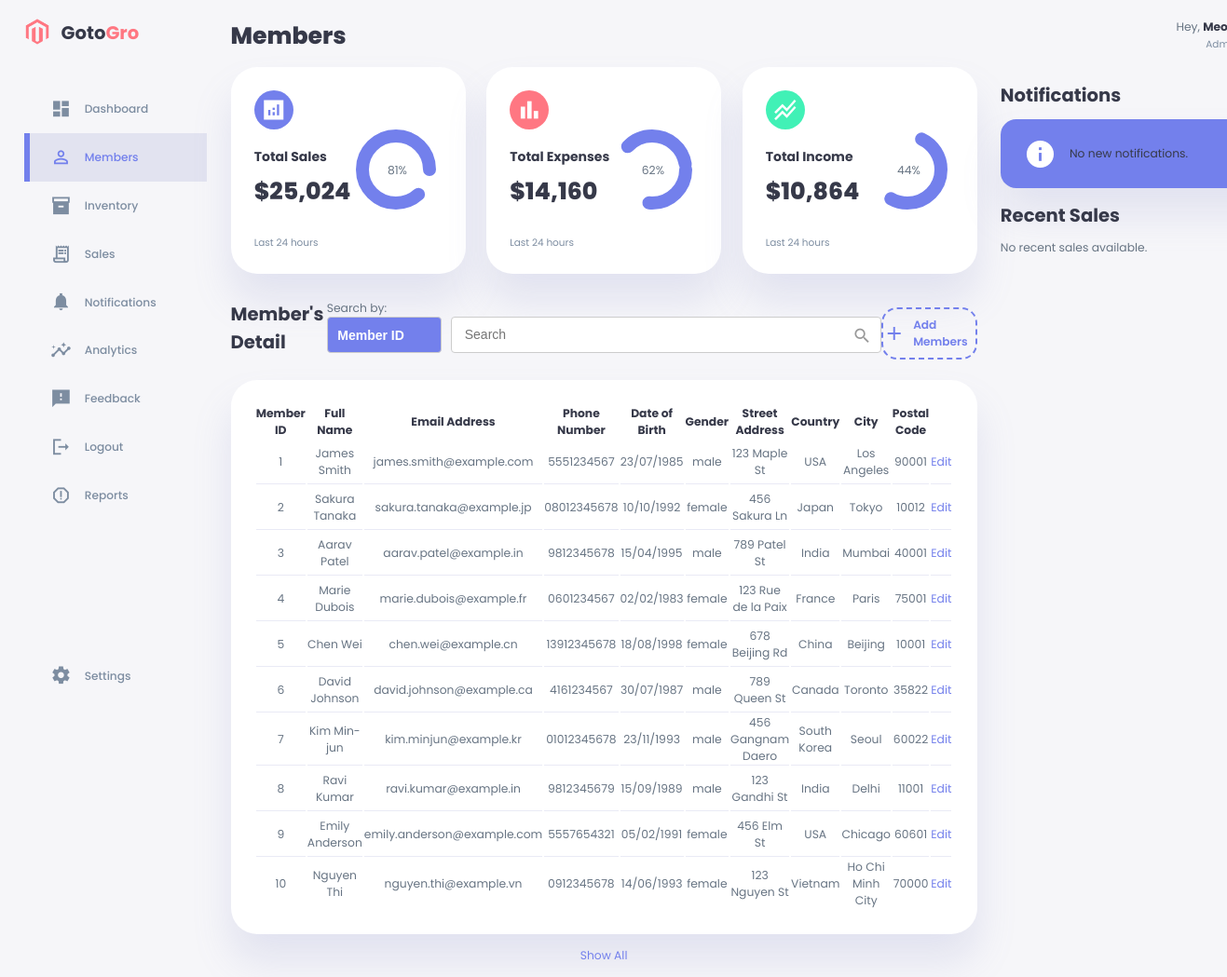
The page /members.php on the database as committed earlier.
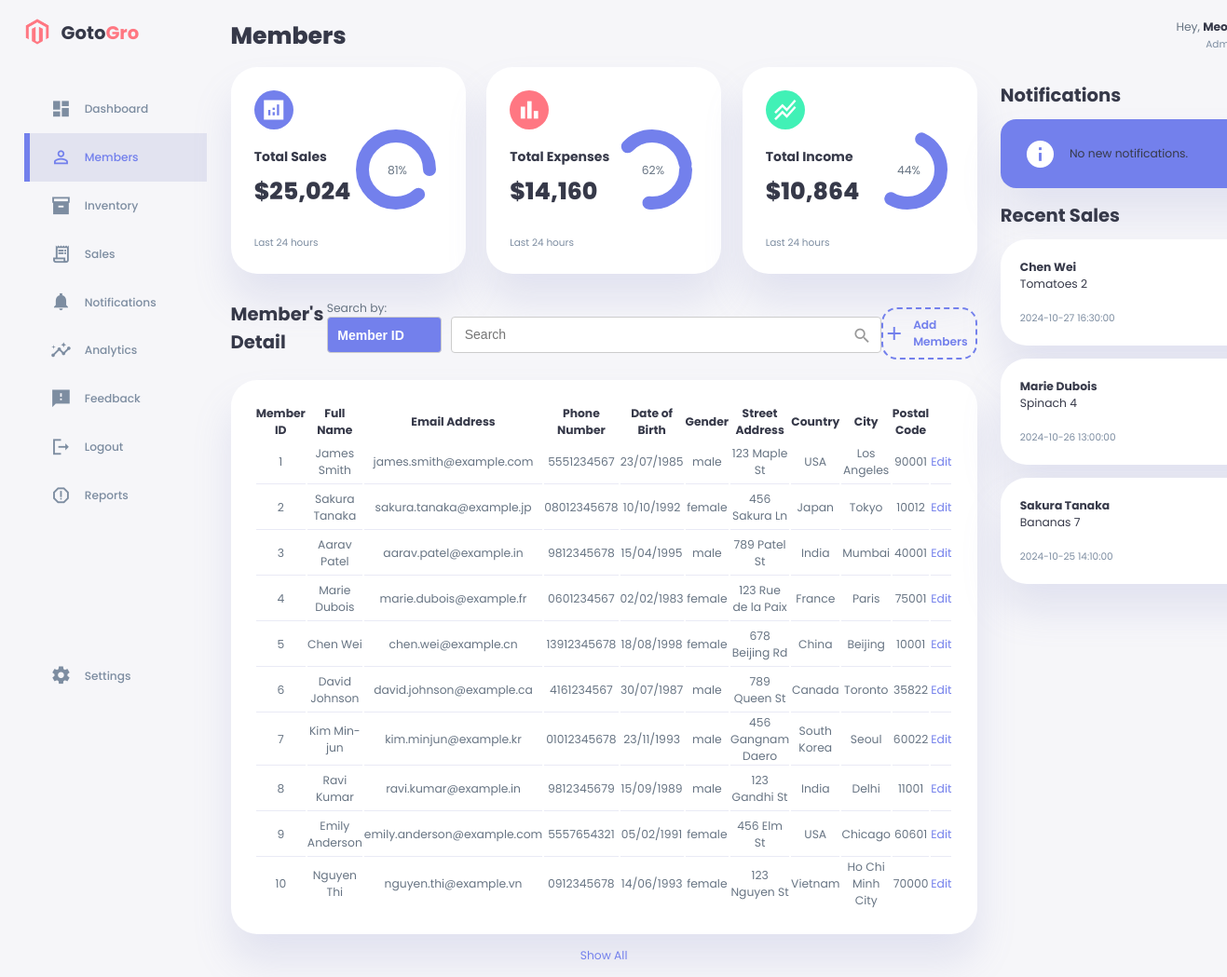
The same page on the database as committed later.
### tables this page shows
CREATE TABLE IF NOT EXISTS members (
	Member_ID INT(5) NOT NULL AUTO_INCREMENT PRIMARY KEY,
	Full_Name VARCHAR(50) NOT NULL,
	Email_Address VARCHAR(50) NOT NULL,
	Phone_Number VARCHAR(12) NOT NULL,
	DOB VARCHAR(10) NOT NULL,
	Gender VARCHAR(7) NOT NULL,
	Street_Address VARCHAR(50) NOT NULL,
	Country VARCHAR(50) NOT NULL,
	City VARCHAR(50) NOT NULL,
	Postal_Code INT(5) NOT NULL
);

CREATE TABLE IF NOT EXISTS sales (
    Sales_ID INT(5) NOT NULL AUTO_INCREMENT PRIMARY KEY,
    Member_ID INT(5) NOT NULL, 
    Item_ID INT(5) NOT NULL,
    Quantity INT(5) NOT NULL,
    Price_per_Unit DECIMAL(10, 2) NOT NULL,
    Total_Price DECIMAL(10, 2) GENERATED ALWAYS AS (Quantity * Price_per_Unit) STORED,
    Sale_Date TIMESTAMP DEFAULT CURRENT_TIMESTAMP NOT NULL,
    Payment_Method VARCHAR(50) NOT NULL,
    Staff_ID INT(5) NOT NULL,
    FOREIGN KEY (Member_ID) REFERENCES members(Member_ID),
    FOREIGN KEY (Item_ID) REFERENCES inventory(Item_ID)
);

CREATE TABLE IF NOT EXISTS inventory (
    Item_ID INT(5) NOT NULL AUTO_INCREMENT PRIMARY KEY,
    Name VARCHAR(100) NOT NULL,
    Quantity INT(5) NOT NULL,
    Retail_Price DECIMAL(10, 2) NOT NULL,
    Selling_Price DECIMAL(10, 2) NOT NULL,
    Supplier VARCHAR(100) NOT NULL,
    Category VARCHAR(50) NOT NULL,
    Brand VARCHAR(50) NOT NULL,
    Reorder_Level INT(5) NOT NULL
);

### members.php (the view, shortened to what the changed rows need)
<?php
require_once('settings.php');
$conn = new mysqli($host, $user, $pwd, $sql_db);
$limit = 10;
if (isset($_GET['show']) && $_GET['show'] === 'all') {
    $sql = "SELECT * FROM members";
    $show_all = true;
} else {
    $sql = "SELECT * FROM members LIMIT $limit";
}
$result = $conn->query($sql);
$salesQuery = "SELECT members.Member_ID, members.Full_Name, inventory.Item_ID, inventory.Name, sales.Quantity, sales.Sale_Date, sales.Sales_ID
               FROM sales
               JOIN members ON sales.Member_ID = members.Member_ID
               JOIN inventory ON sales.Item_ID = inventory.Item_ID
               ORDER BY Sale_Date DESC LIMIT 3";
$salesResult = $conn->query($salesQuery);
?>
<!DOCTYPE html>
<html lang="en">
<head>
    <link rel="stylesheet" href="./style.css" />
    <link rel="stylesheet" href="./member.css" />
    <link rel="stylesheet" href="./memberform.css" />
</head>
<body>
    <div class="container">
        <aside>
            <div class="top">
                <div class="logo">
                    <h2>Goto<span class="danger">Gro</span></h2>
                </div>
            </div>
        </aside>
        <main>
            <h1>Members</h1>
            <div class="insights">
                <div class="sales">
                    <div class="middle">
                        <div class="left">
                            <h1>$25,024</h1>
                        </div>
                    </div>
                </div>
                <div class="expenses">
                    <div class="middle">
                        <div class="left">
                            <h1>$14,160</h1>
                        </div>
                    </div>
                </div>
                <div class="income">
                    <div class="middle">
                        <div class="left">
                            <h1>$10,864</h1>
                        </div>
                    </div>
                </div>
            </div>
            <div class="member-container">
                <div class="member-detail">
                    <div class="member-detail-header">
                        <h2>Member's Detail</h2>
                    </div>
                    <table id="member-detail--table">
                        <thead>
                            <tr>
                                <th>Member ID</th>
                                <th>Full Name</th>
                                <th>Email Address</th>
                                <th>Phone Number</th>
                                <th>Date of Birth</th>
                                <th>Gender</th>
                                <th>Street Address</th>
                                <th>Country</th>
                                <th>City</th>
                                <th>Postal Code</th>
                                <th></th>
                            </tr>
                        </thead>
                        <tbody>
                            <?php
                            if (isset($_GET['search_bar'])) {
                                $search_term = $conn->real_escape_string($_GET['search_bar']);
                                $search_column = $_GET['search-column'];
                                $sql_search = "SELECT * FROM members WHERE $search_column LIKE '%$search_term%'";
                                $result_search = $conn->query($sql_search);
                                if ($result_search->num_rows > 0) {
                                    while ($row = $result_search->fetch_assoc()) {
                                        echo "<tr>";
                                        echo "<td>" . htmlspecialchars($row['Member_ID']) . "</td>";
                                        echo "<td>" . htmlspecialchars($row['Full_Name']) . "</td>";
                                        echo "<td>" . htmlspecialchars($row['Email_Address']) . "</td>";
                                        echo "<td>" . htmlspecialchars($row['Phone_Number']) . "</td>";
                                        echo "<td>" . htmlspecialchars($row['DOB']) . "</td>";
                                        echo "<td>" . htmlspecialchars($row['Gender']) . "</td>";
                                        echo "<td>" . htmlspecialchars($row['Street_Address']) . "</td>";
                                        echo "<td>" . htmlspecialchars($row['Country']) . "</td>";
                                        echo "<td>" . htmlspecialchars($row['City']) . "</td>";
                                        echo "<td>" . htmlspecialchars($row['Postal_Code']) . "</td>";
                                        echo "<td><a class='edit-member' onclick=\"requestMemberInfo(this)\" data-member-id='" . htmlspecialchars($row["Member_ID"]) . "'>Edit</a></td>";
                                        echo "</tr>";
                                    }
                                } else {
                                    echo "No results found.";
                                }
                            } else {
                                if ($result->num_rows > 0) {
                                    while ($row = $result->fetch_assoc()) {
                                        echo "<tr>";
                                        echo "<td>" . $row["Member_ID"] . "</td>";
                                        echo "<td>" . $row["Full_Name"] . "</td>";
                                        echo "<td>" . $row["Email_Address"] . "</td>";
                                        echo "<td>" . $row["Phone_Number"] . "</td>";
                                        echo "<td>" . $row["DOB"] . "</td>";
                                        echo "<td>" . $row["Gender"] . "</td>";
                                        echo "<td>" . $row["Street_Address"] . "</td>";
                                        echo "<td>" . $row["Country"] . "</td>";
                                        echo "<td>" . $row["City"] . "</td>";
                                        echo "<td>" . $row["Postal_Code"] . "</td>";
                                        echo "<td><a class='edit-member' onclick=\"requestMemberInfo(this)\" data-member-id='" . $row["Member_ID"] . "'>Edit</a></td>";
                                        echo "</tr>";
                                    }
                                }
                            }
                            ?>
                        </tbody>
                    </table>
                </div>
            </div>
        </main>
        <div class="right">
            <div class="notification-section">
                <h2>Notifications
                </h2>
            </div>
            <div class="recent-sales">
                <h2>Recent Sales</h2>
                <?php if ($salesResult && $salesResult->num_rows > 0): ?>
                    <?php while ($row = $salesResult->fetch_assoc()): ?>
                        <div class="updates">
                            <a href="sales.php?Sales_ID=<?php echo $row['Sales_ID']; ?>">
                                <div class="message">
                                    <b><?php echo htmlspecialchars($row['Full_Name']); ?></b><br>
                                    <span><?php echo htmlspecialchars($row['Name']) . ' ' . htmlspecialchars($row['Quantity']); ?></span><br>
                                    <br><small class="text-muted"><?php echo htmlspecialchars($row['Sale_Date']); ?></small>
                                </div>
                            </a>
                        </div>
                    <?php endwhile; ?>
                <?php else: ?>
                    <p>No recent sales available.</p>
                <?php endif; ?>
            </div>
        </div>
    </div>
</body>
</html>

Rows that differ between the two databases and show on the page:
added sales: Member_ID.Full_Name "Chen Wei", Item_ID.Name "Tomatoes", Quantity "2", Sale_Date "2024-10-27 16:30:00"
added sales: Member_ID.Full_Name "Marie Dubois", Item_ID.Name "Spinach", Quantity "4", Sale_Date "2024-10-26 13:00:00"
added sales: Member_ID.Full_Name "Sakura Tanaka", Item_ID.Name "Bananas", Quantity "7", Sale_Date "2024-10-25 14:10:00"
Other text that changed with them:
text no longer shown: "No recent sales available."
